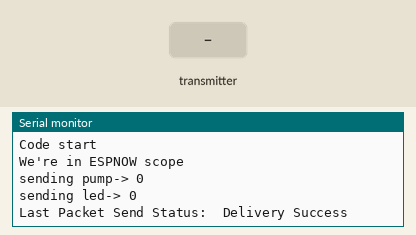
Simulated run of this sketch. Board: ESP32. Shown: the last lines printed to the serial monitor. The test bench sets the inputs (shaded band).

Above: at 1.2 s.
1.3 s: the transmitter starts sending temp = 0
At 1.56 s:
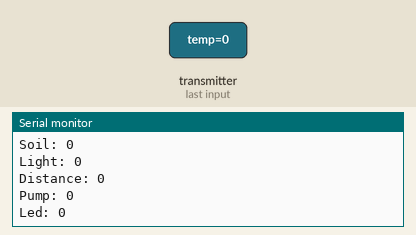
2.8 s: the transmitter starts sending humi = 25
4.8 s: the transmitter starts sending soil = 1024
6.3 s: the transmitter starts sending light = 1024
7.8 s: the transmitter starts sending distance = 1024
9.3 s: the transmitter starts sending led = 1
At 9.61 s:
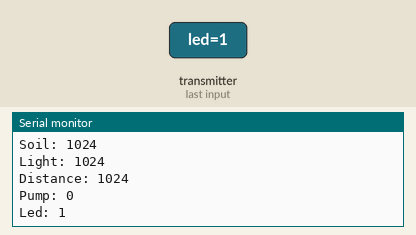

The sketch:

Gateway.ino
```cpp
/************************** Configuration ***********************************/

// edit the config.h tab and enter your Adafruit IO credentials
// and any additional configuration needed for WiFi, cellular,
// or ethernet clients.
#include "config.h"
#include <esp_now.h>
#include <WiFi.h>
#include <esp32-hal-timer.h>
/************************ Variables *******************************/
bool last_pump= 0, last_led = 0;;
bool flag_pump = 0, flag_led = 0, flag_sensor = 0;
bool volatile flag_timer = 0;
hw_timer_t *timer_espnow = NULL;

unsigned long lastUpdate = 0;

// set up the feed
AdafruitIO_Feed *pump = io.feed("pump");
AdafruitIO_Feed *temp = io.feed("temp");
AdafruitIO_Feed *humi = io.feed("humi");
AdafruitIO_Feed *soil = io.feed("soil");
AdafruitIO_Feed *water = io.feed("water");
AdafruitIO_Feed *light = io.feed("light");
AdafruitIO_Feed *led = io.feed("led");
////////////////////////////////////////////

// REPLACE WITH THE MAC Address of your receiver
uint8_t broadcastAddress[] = {0x58, 0xBF, 0x25, 0x33, 0x58, 0x10};


//Structure example to send data
//Must match the receiver structure
typedef struct struct_message {
    uint16_t temp;
    uint16_t humi;
    uint16_t soil;
    uint16_t light;
    uint16_t distance;
    bool led;
    bool pump;
} struct_message;

// Create a struct_message called DHTReadings to hold sensor readings
struct_message outgoingReadings;

struct_message incomingReadings;

// Variable to store if sending data was successful
String success;
// Callback when data is sent
void OnDataSent(const uint8_t *mac_addr, esp_now_send_status_t status) {
  Serial.print("\r\nLast Packet Send Status:\t");
  Serial.println(status == ESP_NOW_SEND_SUCCESS ? "Delivery Success" : "Delivery Fail");
  if (status == 0) {
    success = "Delivery Success :)";
  }
  else {
    success = "Delivery Fail :(";
  }
}

// Callback when data is received
void OnDataRecv(const uint8_t * mac, const uint8_t *incomingData, int len)
{
  memcpy(&incomingReadings, incomingData, sizeof(incomingReadings));

  Serial.print("Bytes received: ");
  Serial.println(len);
  Serial.print("Temp: ");Serial.println(incomingReadings.temp);
  Serial.print("Humi: ");Serial.println(incomingReadings.humi);
  Serial.print("Soil: ");Serial.println(incomingReadings.soil);
  Serial.print("Light: ");Serial.println(incomingReadings.light);
  Serial.print("Distance: ");Serial.println(incomingReadings.distance);
  Serial.print("Pump: ");Serial.println(incomingReadings.pump);
  Serial.print("Led: ");Serial.println(incomingReadings.led);
}

////////////////////////////////////////////

void connect_adafruit() {
  Serial.print("Connecting to Adafruit IO");
  // connect to io.adafruit.com
  io.connect();

  // set up a message handler for the last_pumpfeed.
  // the handleMessage function (defined below)
  // will be called whenever a message is
  // received from adafruit io.
  pump->onMessage(handle_pump);
  led->onMessage(handle_led);

  // wait for a connection
  while(io.status() < AIO_CONNECTED) {
    Serial.print(".");
    delay(500);
  }

  // we are connected
  Serial.println();
  Serial.println(io.statusText());
  pump->get();
  led->get();

}

void connect_ESPNOW() {
  WiFi.mode(WIFI_STA);

  // Init ESP-NOW
  if (esp_now_init() != ESP_OK) {
    Serial.println("Error initializing ESP-NOW");
    return;
  }

  // Register peer
  esp_now_peer_info_t peerInfo;
  memset(&peerInfo, 0, sizeof(peerInfo));
  for (int ii = 0; ii < 6; ++ii )
  {
    peerInfo.peer_addr[ii] = (uint8_t) broadcastAddress[ii];
  }
  peerInfo.channel = 0;
  peerInfo.encrypt = false;

  // Add peer
  if (esp_now_add_peer(&peerInfo) != ESP_OK) {
    Serial.println("Failed to add peer");
    return;
  }

  // Once ESPNow is successfully Init, we will register for Send CB to
  // get the status of Trasnmitted packet
  esp_now_register_send_cb(OnDataSent);

  // Register for a callback function that will be called when data is received
  esp_now_register_recv_cb(OnDataRecv);
}

void IRAM_ATTR onTimer1() {
  flag_timer = 1;
}

void setup() {

  // start the serial connection
  Serial.begin(115200);

  Serial.println("Code start");

  // Set device as a Wi-Fi Station
  WiFi.mode(WIFI_STA);

  // Init ESP-NOW
  if (esp_now_init() != ESP_OK) {
    Serial.println("Error initializing ESP-NOW");
    return;
  }

  // Register peer
  esp_now_peer_info_t peerInfo;
  memset(&peerInfo, 0, sizeof(peerInfo));
  for (int ii = 0; ii < 6; ++ii) {
    peerInfo.peer_addr[ii] = (uint8_t) broadcastAddress[ii];
  }
  peerInfo.channel = 0;
  peerInfo.encrypt = false;

  // Add peer
  if (esp_now_add_peer(&peerInfo) != ESP_OK) {
    Serial.println("Failed to add peer");
    return;
  }

  // Once ESPNow is successfully Init, we will register for Send CB to
  // get the status of Trasnmitted packet
  esp_now_register_send_cb(OnDataSent);

  // Register for a callback function that will be called when data is received
  esp_now_register_recv_cb(OnDataRecv);

  timer_espnow = timerBegin(0, 80, true);
  timerAttachInterrupt(timer_espnow, &onTimer1, true);
  timerAlarmWrite(timer_espnow, 60000000, true); //Send data every 1 minutes
  timerAlarmEnable(timer_espnow); //Just Enable

  flag_timer = 1;
  // connect_adafruit();
}

void loop() {
  if (flag_timer || flag_pump || flag_led) {
    Serial.println("We're in ESPNOW scope");

    timerAlarmDisable(timer_espnow);
    io.wifi_disconnect();
    WiFi.disconnect(true);
    connect_ESPNOW();
    delay(200);

    // get the status of Trasnmitted packet
    esp_now_register_send_cb(OnDataSent);

    // Register for a callback function that will be called when data is received
    esp_now_register_recv_cb(OnDataRecv);

    Serial.print("sending pump-> ");
    Serial.println(last_pump);
    outgoingReadings.pump = last_pump;

    Serial.print("sending led-> ");
    Serial.println(last_led);
    outgoingReadings.led = last_led;

    esp_err_t result = esp_now_send(broadcastAddress, (uint8_t *) &outgoingReadings, sizeof(outgoingReadings));
    Serial.println(success);

    if (!flag_pump && !flag_led) {
      unsigned long currentMillis = millis();
      unsigned long previousMillis = millis();

      while (currentMillis - previousMillis <= 1500) {
        currentMillis = millis();
      }

      if (last_pump != incomingReadings.pump) {
        last_pump = incomingReadings.pump;
      }

      if (last_led != incomingReadings.led) {
        last_led = incomingReadings.led;
      }

      flag_sensor = 1;
    }

    connect_adafruit();
    timerAlarmWrite(timer_espnow, 60000000, true);
    timerAlarmEnable(timer_espnow); //Just Enable
    flag_pump = 0;
    flag_led = 0;
    flag_timer = 0;
  }

  io.run();

  if (flag_sensor) {
    Serial.println("We're in IO Adafruit scope");

    Serial.println(last_pump);
    Serial.println(flag_pump || flag_led);
    Serial.println(flag_sensor);
    Serial.println(flag_timer);

    temp->save(incomingReadings.temp);
    humi->save(incomingReadings.humi);
    soil->save(incomingReadings.soil);
    light->save(incomingReadings.light);
    water->save(incomingReadings.distance);
    pump->save(incomingReadings.pump);
    led->save(incomingReadings.led);

    flag_sensor = 0;
  }
}

// this function is called whenever feed message
// is received from Adafruit IO. it was attached to
// the feed in the setup() function above.

void handle_pump(AdafruitIO_Data *data) {
  Serial.print("received pump <- ");
  Serial.println(data->value());
  if (last_pump != (bool) (*data->value() - 48)) {
    Serial.println("Oops pump change!");
    last_pump= (bool) (*data->value() - 48);
    flag_pump = 1;
  }
}

void handle_led(AdafruitIO_Data *data) {
  Serial.print("received led <- ");
  Serial.println(data->value());
  if (last_led != (bool) (*data->value() - 48)) {
    Serial.println("Oops led change!");
    last_led = (bool) (*data->value() - 48);
    flag_led = 1;
  }
}
```

config.h
```cpp
/************************ Adafruit IO Config *******************************/

// visit io.adafruit.com if you need to create an account,
// or if you need your Adafruit IO key.
#define IO_USERNAME "langung"
#define IO_KEY "aio_PUjP353rvBjxr7FYCw5CGfaylP5d"

/******************************* WIFI **************************************/

// the AdafruitIO_WiFi client will work with the following boards:
//   - HUZZAH ESP8266 Breakout -> https://www.adafruit.com/products/2471
//   - Feather HUZZAH ESP8266 -> https://www.adafruit.com/products/2821
//   - Feather HUZZAH ESP32 -> https://www.adafruit.com/product/3405
//   - Feather M0 WiFi -> https://www.adafruit.com/products/3010
//   - Feather WICED -> https://www.adafruit.com/products/3056
//   - Adafruit PyPortal -> https://www.adafruit.com/product/4116
//   - Adafruit Metro M4 Express AirLift Lite ->
//   https://www.adafruit.com/product/4000
//   - Adafruit AirLift Breakout -> https://www.adafruit.com/product/4201

#define WIFI_SSID "TP-Link_25E6"
#define WIFI_PASS "68156336"

// uncomment the following line if you are using airlift
// #define USE_AIRLIFT

// uncomment the following line if you are using winc1500
// #define USE_WINC1500

// uncomment the following line if you are using mrk1010 or nano 33 iot
//#define ARDUINO_SAMD_MKR1010

// comment out the following lines if you are using fona or ethernet
#include "AdafruitIO_WiFi.h"

#if defined(USE_AIRLIFT) || defined(ADAFRUIT_METRO_M4_AIRLIFT_LITE) ||         \
    defined(ADAFRUIT_PYPORTAL)
// Configure the pins used for the ESP32 connection
#if !defined(SPIWIFI_SS) // if the wifi definition isnt in the board variant
// Don't change the names of these #define's! they match the variant ones
#define SPIWIFI SPI
#define SPIWIFI_SS 10  // Chip select pin
#define SPIWIFI_ACK 9  // a.k.a BUSY or READY pin
#define ESP32_RESETN 6 // Reset pin
#define ESP32_GPIO0 -1 // Not connected
#endif
AdafruitIO_WiFi io(IO_USERNAME, IO_KEY, WIFI_SSID, WIFI_PASS, SPIWIFI_SS,
                   SPIWIFI_ACK, ESP32_RESETN, ESP32_GPIO0, &SPIWIFI);
#else
AdafruitIO_WiFi io(IO_USERNAME, IO_KEY, WIFI_SSID, WIFI_PASS);
#endif
/******************************* FONA **************************************/

// the AdafruitIO_FONA client will work with the following boards:
//   - Feather 32u4 FONA -> https://www.adafruit.com/product/3027

// uncomment the following two lines for 32u4 FONA,
// and comment out the AdafruitIO_WiFi client in the WIFI section
// #include "AdafruitIO_FONA.h"
// AdafruitIO_FONA io(IO_USERNAME, IO_KEY);

/**************************** ETHERNET ************************************/

// the AdafruitIO_Ethernet client will work with the following boards:
//   - Ethernet FeatherWing -> https://www.adafruit.com/products/3201

// uncomment the following two lines for ethernet,
// and comment out the AdafruitIO_WiFi client in the WIFI section
// #include "AdafruitIO_Ethernet.h"
// AdafruitIO_Ethernet io(IO_USERNAME, IO_KEY);
```

Measured:
- after the input at 1.3 s, the serial monitor: prints a new line at once (image 1)
- after the input at 9.3 s, the serial monitor: prints a new line at once (image 2)
